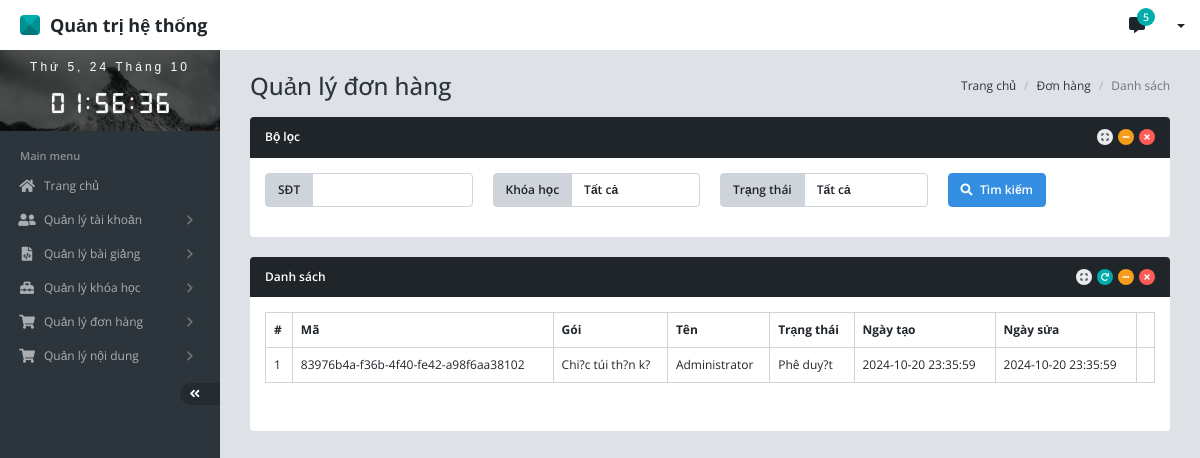
Page /admin/index.php?c=order&m=list on the earlier database version.
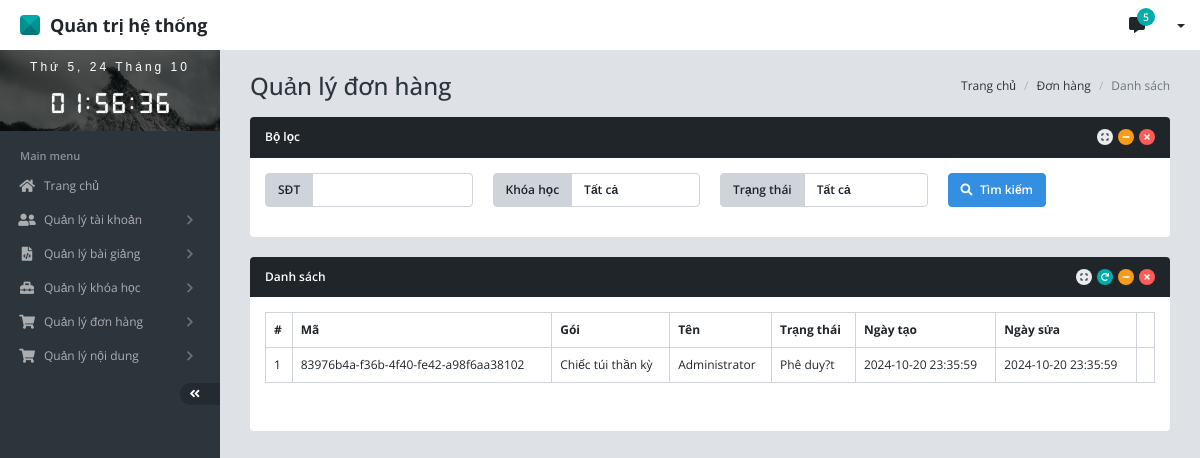
Same page on the later database version.
### tables this page shows
CREATE TABLE IF NOT EXISTS `order` (
  `id` bigint(20) NOT NULL AUTO_INCREMENT,
  `code` text DEFAULT NULL,
  `id_user` bigint(20) DEFAULT NULL,
  `id_pack_info` bigint(20) DEFAULT NULL,
  `price` int(11) DEFAULT NULL,
  `id_status` bigint(20) DEFAULT NULL,
  `description` text DEFAULT NULL,
  `created_date` datetime DEFAULT NULL,
  `updated_date` datetime DEFAULT NULL,
  PRIMARY KEY (`id`)
);

CREATE TABLE IF NOT EXISTS `pack_info` (
  `id` bigint(20) NOT NULL AUTO_INCREMENT,
  `code` text DEFAULT NULL,
  `name` text DEFAULT NULL,
  `description` text DEFAULT NULL,
  `content_html` text DEFAULT NULL,
  `thumb_url` text DEFAULT NULL,
  `price` int(11) DEFAULT NULL,
  `created_date` datetime DEFAULT NULL,
  `updated_date` datetime DEFAULT NULL,
  PRIMARY KEY (`id`),
  KEY `IDX_pack_info_code` (`code`(768))
);

CREATE TABLE IF NOT EXISTS `user` (
  `id` bigint(20) NOT NULL AUTO_INCREMENT,
  `uuid` text DEFAULT NULL,
  `username` text DEFAULT NULL,
  `password` text DEFAULT NULL,
  `full_name` text DEFAULT NULL,
  `email` text DEFAULT NULL,
  `phone` text DEFAULT NULL,
  `address` text DEFAULT NULL,
  `birth` date DEFAULT NULL,
  `gender` bit(1) DEFAULT NULL,
  `avatar_url` text DEFAULT NULL,
  `id_role` bigint(20) DEFAULT NULL,
  `id_status` bigint(20) DEFAULT NULL,
  `created_date` datetime DEFAULT NULL,
  `updated_date` datetime DEFAULT NULL,
  PRIMARY KEY (`id`),
  UNIQUE KEY `IDX_user_uuid` (`uuid`) USING HASH,
  KEY `FK_user_role` (`id_role`),
  KEY `FK_user_status` (`id_status`),
  CONSTRAINT `FK_user_role` FOREIGN KEY (`id_role`) REFERENCES `role` (`id`) ON DELETE CASCADE ON UPDATE NO ACTION,
  CONSTRAINT `FK_user_status` FOREIGN KEY (`id_status`) REFERENCES `status` (`id`) ON DELETE CASCADE ON UPDATE NO ACTION
);

CREATE TABLE IF NOT EXISTS `status` (
  `id` bigint(20) NOT NULL AUTO_INCREMENT,
  `code` text DEFAULT NULL,
  `name` text DEFAULT NULL,
  `description` text DEFAULT NULL,
  `tbl_name` text DEFAULT NULL,
  PRIMARY KEY (`id`),
  KEY `IDX_status_tbl_name` (`tbl_name`(768))
);

### admin/view/OrderView.php (called while the page is built)
<?php
class OrderView{
	public function goList($search, $packInfos, $status, $orders){
        include_once("template/order/list.php");
    }
}

### admin/controller/OrderController.php (called while the page is built, shortened)
<?php
include_once("model/OrderModel.php");
include_once("view/OrderView.php");
class OrderController{
	private $orderModel;
	private $orderView;
	private $packInfoModel;
	public function __construct() {
		$this->statusModel = new StatusModel();
		$this->orderModel = new OrderModel();
		$this->orderView = new OrderView();
		$this->packInfoModel = new PackInfoModel();
	}
	public function list(){
		$status = (isset($_GET['ip-status'])) ? $_GET['ip-status'] : '';
		$phone = (isset($_GET['ip-phone'])) ? $_GET['ip-phone'] : '';
		$pack = (isset($_GET['ip-pack'])) ? $_GET['ip-pack'] : '';
		$page = (isset($_GET['ip-page'])) ? $_GET['ip-page'] : 1;
		$search = array(
			"idStatus"=> $status,
			"packCode"=> $pack,
			"phone"=> $phone,
			"page" => $page,
			"limit" => DataUtils::DATA_PAGE_LIMIT
		);
		$list = $this->orderModel->selectList($search);
		$count = $this->orderModel->selectCount($search);
		$search['count'] = $count;
		$packInfos = $this->packInfoModel->selectAll();
		$status = $this->statusModel->selectByTblName('order');
		$this->orderView->goList($search, $packInfos, $status, $list);
	}
}

### admin/index.php (called while the page is built, shortened)
<?php
include_once("../utils/MySQLUtils.php");
include_once("controller/OrderController.php");
$c = (isset($_GET['c'])) ? $_GET['c'] : "user";
switch ($c) {
	case 'order':
		$controller = new OrderController();
		break;
}
$m = (isset($_GET['m'])) ? $_GET['m'] : "list";
$controller->$m();

### utils/MySQLUtils.php (called while the page is built, shortened)
<?php
	class MySQLUtils {
		private static $conn = null;
		private $username = "root";
		private $password = "12345678";
		function __construct() {
			try {
			  self::$conn = new PDO("mysql:host=$servername;dbname=joy_home;port=3307", $this->username, $this->password);
			  self::$conn->exec("set names utf8mb4");
			  self::$conn->setAttribute(PDO::ATTR_ERRMODE, PDO::ERRMODE_EXCEPTION);
			} catch(PDOException $e) {
			}
		}
		public function selectList($query, $param = null){
			$stmt = self::$conn->prepare($query);
		  	$stmt->execute($param);
		  	$stmt->setFetchMode(PDO::FETCH_ASSOC);
		  	$result = $stmt->fetchAll();
		  	return $result;
		}
	}
?>

### admin/model/OrderModel.php (called while the page is built, shortened)
<?php
class OrderModel {
	function __construct(){
		$this->db = new MySQLUtils();
	}
	public function selectList($search){
		$start = $search['limit'] * ($search['page']-1);
		$limit = $search['limit'];
		$query = "
		SELECT o.*
		, u.username AS username, u.full_name AS user_full_name, u.phone AS user_phone
		, pi.name AS pack_name
		, s.name AS status_name
		FROM `order` o
		INNER JOIN user u ON o.id_user = u.id
		INNER JOIN pack_info pi ON o.id_pack_info = pi.id
		INNER JOIN status s ON o.id_status = s.id
		WHERE (:packCode = '' OR pi.code = :packCode)
		AND (:phone = '' OR u.phone = :phone)
		AND (:idStatus = '' OR o.id_status = :idStatus)
		ORDER BY o.id DESC
		LIMIT $start, $limit";
		$param = array(
			'packCode' => $search['packCode'],
			'phone' => $search['phone'],
			'idStatus' => $search['idStatus']
		);
		return $this->db->selectList($query, $param);
	}
}

### admin/template/order/list.php (the view, shortened to what the changed rows need)
<!DOCTYPE html>
<html>
<?php include_once("template/common/head.php"); ?>
<?php include_once("template/common/css.php"); ?>
<body>
    <div id="app" class="app app-header-fixed app-sidebar-fixed">
		<div id="content" class="app-content">
			<h1 class="page-header d-flex align-items-center">
			  	Quản lý đơn hàng
			</h1>
			<div class="panel panel-inverse">
				<div class="panel-body">
					<div class="table-responsive">
						<table class="table table-bordered table-hover">
							<thead>
								<tr>
									<th>#</th>
									<th>Mã</th>
									<th>Gói</th>
									<th>Tên</th>
									<th>Trạng thái</th>
									<th>Ngày tạo</th>
									<th>Ngày sửa</th>
									<th></th>
								</tr>
							</thead>
							<tbody>
								<?php if(count($orders) > 0) : ?>
		                  		<?php foreach ($orders as $key => $item) : ?>
		                  		<tr>
		                  			<td><?= $key + 1; ?></td>
		                  			<td><?= $item['code']; ?></td>
		                  			<td><?= $item['pack_name']; ?></td>
		                  			<td><?= $item['user_full_name']; ?></td>
		                  			<td><?= $item['status_name']; ?></td>
		                  			<td><?= $item['created_date']; ?></td>
		                  			<td><?= $item['updated_date']; ?></td>
		                  			<td>
		                  			</td>
		                  		</tr>
		                  		<?php endforeach; ?>
		                  		<?php else : ?>
		                  			<tr>
		                  				<td colspan="100%" class="text-center"><i class="fa fa-inbox"></i> Không có dữ liệu</i></td>
		                  			</tr>
		                  		<?php endif; ?>
							</tbody>
						</table>
					</div>
				</div>
			</div>
		</div>
    </div>
</body>
</html>

Differences in the rows shown:
changed through a linked row, order "83976b4a-f36b-4f40-fe42-a98f6aa38102": id_pack_info.name "Chi?c túi th?n k?" → "Chiếc túi thần kỳ"
